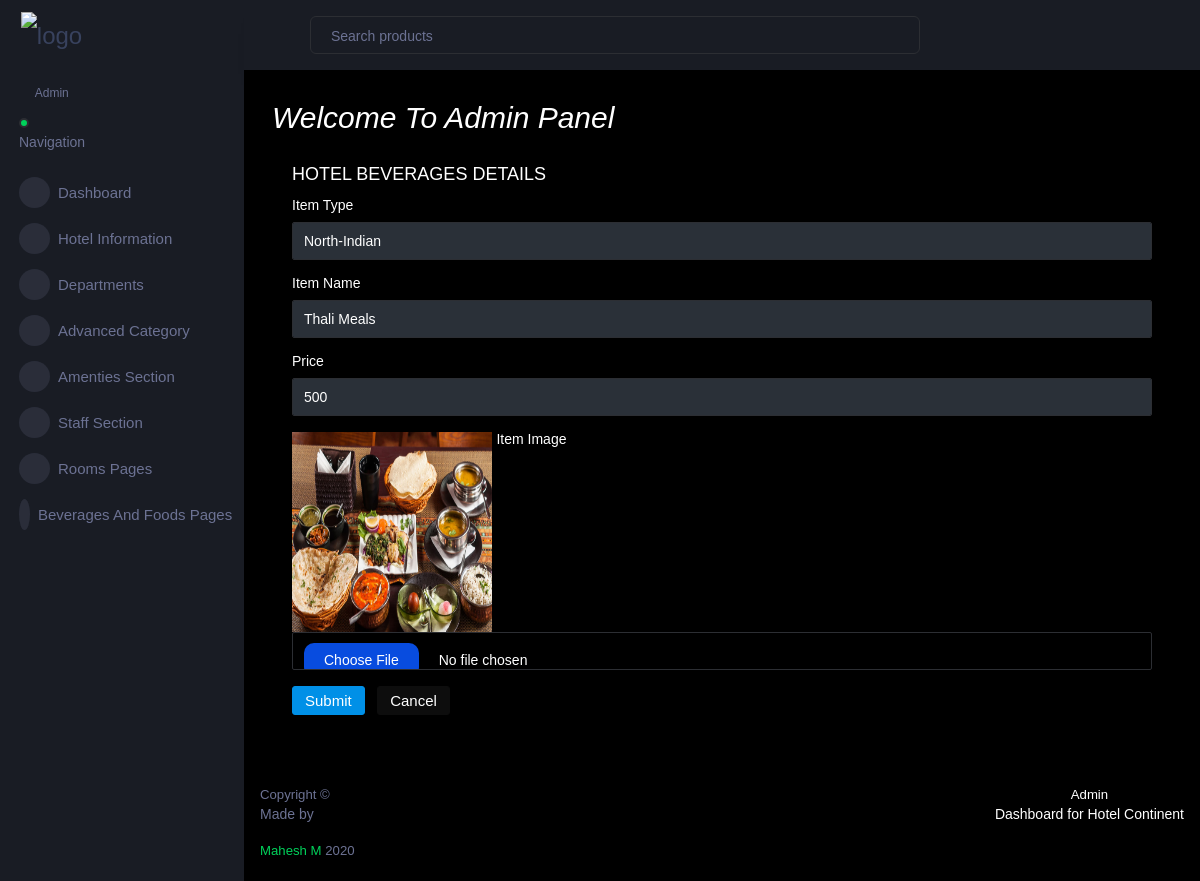
/Hotel_ad/Edit_items/1, run on the app's committed database.
### Hotel_admin/models.py (models this page shows)
class Food_And_Beverages(models.Model):
    Item_Id=models.AutoField(primary_key=True)
    Item_Type=models.CharField(max_length=100,null=True,blank=True)
    Item_Name=models.CharField(max_length=100,null=True,blank=True)
    Item_Price=models.IntegerField(null=True,blank=True)
    Item_Image=models.ImageField(upload_to="Frontend Beverages Section",null=True,blank=True)

### Hotel_admin/views.py (the view)
# urls.py: path('Edit_items/<int:infoid>',views.Edit_items,name="Edit_items"),
def Edit_items(req,infoid):
    x=Food_And_Beverages.objects.get(Item_Id=infoid)
    return render(req,"Edit Items.html",{'x':x})

### Hotel_admin/templates/Edit Items.html (shortened to what this page needs)
<!DOCTYPE html>
{% extends 'Index_pg.html' %}
{% block content %}
<html lang="en">
<head>
</head>
<body>
<div class="card-body">
                    <h4 class="card-title">HOTEL BEVERAGES DETAILS</h4>
                    <form class="forms-sample" action="{% url 'Update_Beverages' infoid=x.Item_Id %}" method="post" enctype="multipart/form-data">
                      <div class="form-group">
                        <label for="exampleInputPassword4">Item Type</label>
                        <input type="text" class="form-control" id="exampleInputPassword4" placeholder="Item Type" name="Item_Type" value="{{x.Item_Type}}" required>
                      </div>
                      <div class="form-group">
                        <label for="exampleInputPassword4">Item Name</label>
                        <input type="text" class="form-control" id="exampleInputPassword4" placeholder="Item Name" name="Item_Name" value="{{x.Item_Name}}" required>
                      </div>
                        <div class="form-group">
                        <label for="exampleInputPassword4">Price</label>
                        <input type="text" class="form-control" placeholder="Price" name="Item_Price" value="{{x.Item_Price}}" required>
                      </div>
                      <div class="form-group">
                          <img src="{{x.Item_Image.url}}" alt="" width="200px" height="200px">
                         <label for="exampleInputPassword4">Item Image</label>
                        <div class="input-group col-xs-12">
                          <input type="file" class="form-control file-upload-info" placeholder="Upload Image" name="Item_img">
                        </div>
                      </div>
                      <button type="submit" class="btn btn-primary mr-2">Submit</button>
                      <button class="btn btn-dark">Cancel</button>
                    </form>
                  </div>
</body>
</html>
{% endblock %}

### data on the page
Food_And_Beverages: Item_Type "North-Indian", Item_Name "Thali Meals", Item_Price "500", Item_Image (picture)
